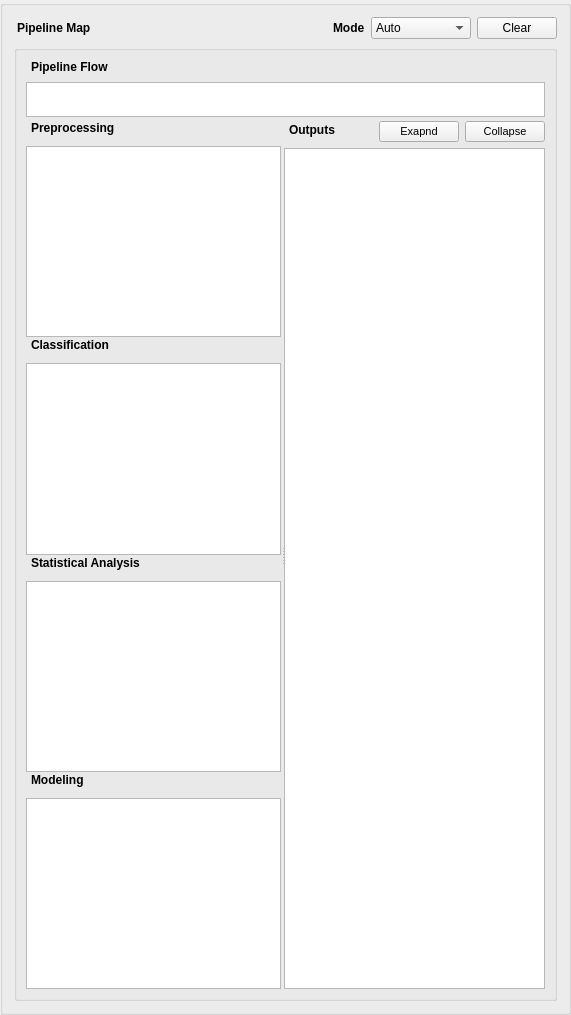
                <widget class="QGroupBox" name="verticalGroupBox_8">
                 <layout class="QVBoxLayout" name="verticalLayout_13">
                  <item>
                   <layout class="QHBoxLayout" name="horizontalLayout_12">
                    <item>
                     <widget class="QLabel" name="label_13">
                      <property name="font">
                       <font>
                        <bold>true</bold>
                       </font>
                      </property>
                      <property name="text">
                       <string>Pipeline Map</string>
                      </property>
                      <property name="indent">
                       <number>3</number>
                      </property>
                     </widget>
                    </item>
                    <item>
                     <spacer name="horizontalSpacer_18">
                      <property name="orientation">
                       <enum>Qt::Horizontal</enum>
                      </property>
                      <property name="sizeHint" stdset="0">
                       <size>
                        <width>40</width>
                        <height>20</height>
                       </size>
                      </property>
                     </spacer>
                    </item>
                    <item>
                     <widget class="QLabel" name="label_16">
                      <property name="font">
                       <font>
                        <bold>true</bold>
                       </font>
                      </property>
                      <property name="text">
                       <string>Mode</string>
                      </property>
                     </widget>
                    </item>
                    <item>
                     <widget class="QComboBox" name="PB_ModulePresets_cbb">
                      <property name="minimumSize">
                       <size>
                        <width>100</width>
                        <height>0</height>
                       </size>
                      </property>
                      <item>
                       <property name="text">
                        <string>Auto</string>
                       </property>
                      </item>
                      <item>
                       <property name="text">
                        <string>Manual</string>
                       </property>
                      </item>
                     </widget>
                    </item>
                    <item>
                     <widget class="QPushButton" name="PB_ModulePresets_btn_clear">
                      <property name="text">
                       <string>Clear</string>
                      </property>
                     </widget>
                    </item>
                   </layout>
                  </item>
                  <item>
                   <widget class="QSplitter" name="splitter_10">
                    <property name="orientation">
                     <enum>Qt::Horizontal</enum>
                    </property>
                    <property name="handleWidth">
                     <number>3</number>
                    </property>
                    <widget class="QSplitter" name="splitter_12">
                     <property name="orientation">
                      <enum>Qt::Vertical</enum>
                     </property>
                     <property name="handleWidth">
                      <number>3</number>
                     </property>
                     <widget class="QGroupBox" name="groupBox_4">
                      <layout class="QVBoxLayout" name="verticalLayout_24">
                       <item>
                        <layout class="QVBoxLayout" name="verticalLayout_14">
                         <item>
                          <layout class="QVBoxLayout" name="verticalLayout_18">
                           <item>
                            <widget class="QLabel" name="label_21">
                             <property name="font">
                              <font>
                               <bold>true</bold>
                              </font>
                             </property>
                             <property name="text">
                              <string>Pipeline Flow</string>
                             </property>
                             <property name="indent">
                              <number>5</number>
                             </property>
                            </widget>
                           </item>
                           <item>
                            <widget class="QListWidget" name="PB_pipeline_flow_list">
                             <property name="sizePolicy">
                              <sizepolicy hsizetype="Minimum" vsizetype="Preferred">
                               <horstretch>0</horstretch>
                               <verstretch>0</verstretch>
                              </sizepolicy>
                             </property>
                             <property name="minimumSize">
                              <size>
                               <width>0</width>
                               <height>35</height>
                              </size>
                             </property>
                             <property name="maximumSize">
                              <size>
                               <width>16777215</width>
                               <height>30</height>
                              </size>
                             </property>
                             <property name="font">
                              <font>
                               <pointsize>9</pointsize>
                               <bold>false</bold>
                              </font>
                             </property>
                             <property name="frameShape">
                              <enum>QFrame::StyledPanel</enum>
                             </property>
                             <property name="verticalScrollBarPolicy">
                              <enum>Qt::ScrollBarAsNeeded</enum>
                             </property>
                             <property name="horizontalScrollBarPolicy">
                              <enum>Qt::ScrollBarAlwaysOff</enum>
                             </property>
                             <property name="sizeAdjustPolicy">
                              <enum>QAbstractScrollArea::AdjustToContents</enum>
                             </property>
                             <property name="editTriggers">
                              <set>QAbstractItemView::NoEditTriggers</set>
                             </property>
                             <property name="tabKeyNavigation">
                              <bool>true</bool>
                             </property>
                             <property name="showDropIndicator" stdset="0">
                              <bool>false</bool>
                             </property>
                             <property name="dragEnabled">
                              <bool>false</bool>
                             </property>
                             <property name="defaultDropAction">
                              <enum>Qt::IgnoreAction</enum>
                             </property>
                             <property name="alternatingRowColors">
                              <bool>false</bool>
                             </property>
                             <property name="movement">
                              <enum>QListView::Static</enum>
                             </property>
                             <property name="flow">
                              <enum>QListView::LeftToRight</enum>
                             </property>
                             <property name="isWrapping" stdset="0">
                              <bool>false</bool>
                             </property>
                             <property name="layoutMode">
                              <enum>QListView::SinglePass</enum>
                             </property>
                             <property name="viewMode">
                              <enum>QListView::ListMode</enum>
                             </property>
                             <property name="batchSize">
                              <number>5</number>
                             </property>
                            </widget>
                           </item>
                          </layout>
                         </item>
                         <item>
                          <widget class="QSplitter" name="splitter_13">
                           <property name="orientation">
                            <enum>Qt::Horizontal</enum>
                           </property>
                           <property name="handleWidth">
                            <number>3</number>
                           </property>
                           <widget class="QSplitter" name="splitter_14">
                            <property name="orientation">
                             <enum>Qt::Vertical</enum>
                            </property>
                            <property name="handleWidth">
                             <number>1</number>
                            </property>
                            <widget class="QWidget" name="verticalLayoutWidget_22">
                             <layout class="QVBoxLayout" name="verticalLayout_25">
                              <item>
                               <widget class="QLabel" name="label_29">
                                <property name="font">
                                 <font>
                                  <bold>true</bold>
                                 </font>
                                </property>
                                <property name="text">
                                 <string>Preprocessing</string>
                                </property>
                                <property name="alignment">
                                 <set>Qt::AlignBottom|Qt::AlignLeading|Qt::AlignLeft</set>
                                </property>
                                <property name="indent">
                                 <number>5</number>
                                </property>
                               </widget>
                              </item>
                              <item>
                               <widget class="QListWidget" name="PB_prep_pipeline_list">
                                <property name="editTriggers">
                                 <set>QAbstractItemView::NoEditTriggers</set>
                                </property>
                                <property name="showDropIndicator" stdset="0">
                                 <bool>false</bool>
                                </property>
                                <property name="dragEnabled">
                                 <bool>false</bool>
                                </property>
                                <property name="dragDropMode">
                                 <enum>QAbstractItemView::NoDragDrop</enum>
                                </property>
                               </widget>
                              </item>
                             </layout>
                            </widget>
                            <widget class="QWidget" name="verticalLayoutWidget_23">
                             <layout class="QVBoxLayout" name="verticalLayout_26">
                              <item>
                               <widget class="QLabel" name="label_31">
                                <property name="font">
                                 <font>
                                  <bold>true</bold>
                                 </font>
                                </property>
                                <property name="text">
                                 <string>Classification</string>
                                </property>
                                <property name="alignment">
                                 <set>Qt::AlignBottom|Qt::AlignLeading|Qt::AlignLeft</set>
                                </property>
                                <property name="indent">
                                 <number>5</number>
                                </property>
                               </widget>
                              </item>
                              <item>
                               <widget class="QListWidget" name="PB_class_pipeline_list">
                                <property name="editTriggers">
                                 <set>QAbstractItemView::NoEditTriggers</set>
                                </property>
                                <property name="showDropIndicator" stdset="0">
                                 <bool>false</bool>
                                </property>
                               </widget>
                              </item>
                             </layout>
                            </widget>
                            <widget class="QWidget" name="layoutWidget_5">
                             <layout class="QVBoxLayout" name="verticalLayout_29">
                              <item>
                               <widget class="QLabel" name="label_32">
                                <property name="font">
                                 <font>
                                  <bold>true</bold>
                                 </font>
                                </property>
                                <property name="text">
                                 <string>Statistical Analysis</string>
                                </property>
                                <property name="alignment">
                                 <set>Qt::AlignBottom|Qt::AlignLeading|Qt::AlignLeft</set>
                                </property>
                                <property name="indent">
                                 <number>5</number>
                                </property>
                               </widget>
                              </item>
                              <item>
                               <widget class="QListWidget" name="PB_SA_pipeline_list">
                                <property name="editTriggers">
                                 <set>QAbstractItemView::NoEditTriggers</set>
                                </property>
                                <property name="showDropIndicator" stdset="0">
                                 <bool>false</bool>
                                </property>
                               </widget>
                              </item>
                             </layout>
                            </widget>
                            <widget class="QWidget" name="layoutWidget_6">
                             <layout class="QVBoxLayout" name="verticalLayout_30">
                              <item>
                               <widget class="QLabel" name="label_35">
                                <property name="font">
                                 <font>
                                  <bold>true</bold>
                                 </font>
                                </property>
                                <property name="text">
                                 <string>Modeling</string>
                                </property>
                                <property name="alignment">
                                 <set>Qt::AlignBottom|Qt::AlignLeading|Qt::AlignLeft</set>
                                </property>
                                <property name="indent">
                                 <number>5</number>
                                </property>
                               </widget>
                              </item>
                              <item>
                               <widget class="QListWidget" name="PB_model_pipeline_list">
                                <property name="editTriggers">
                                 <set>QAbstractItemView::NoEditTriggers</set>
                                </property>
                                <property name="showDropIndicator" stdset="0">
                                 <bool>false</bool>
                                </property>
                               </widget>
                              </item>
                             </layout>
                            </widget>
                           </widget>
                           <widget class="QSplitter" name="splitter_15">
                            <property name="orientation">
                             <enum>Qt::Vertical</enum>
                            </property>
                            <property name="handleWidth">
                             <number>3</number>
                            </property>
                            <widget class="QWidget" name="layoutWidget_7">
                             <layout class="QVBoxLayout" name="verticalLayout_31">
                              <item>
                               <layout class="QHBoxLayout" name="horizontalLayout_2">
                                <item>
                                 <widget class="QLabel" name="label_34">
                                  <property name="font">
                                   <font>
                                    <bold>true</bold>
                                   </font>
                                  </property>
                                  <property name="text">
                                   <string>Outputs</string>
                                  </property>
                                  <property name="alignment">
                                   <set>Qt::AlignBottom|Qt::AlignLeading|Qt::AlignLeft</set>
                                  </property>
                                  <property name="indent">
                                   <number>5</number>
                                  </property>
                                 </widget>
                                </item>
                                <item>
                                 <spacer name="horizontalSpacer_5">
                                  <property name="orientation">
                                   <enum>Qt::Horizontal</enum>
                                  </property>
                                  <property name="sizeHint" stdset="0">
                                   <size>
                                    <width>40</width>
                                    <height>20</height>
                                   </size>
                                  </property>
                                 </spacer>
                                </item>
                                <item>
                                 <widget class="QPushButton" name="PB_outputs_expandall">
                                  <property name="font">
                                   <font>
                                    <pointsize>8</pointsize>
                                   </font>
                                  </property>
                                  <property name="text">
                                   <string>Exapnd</string>
                                  </property>
                                 </widget>
                                </item>
                                <item>
                                 <widget class="QPushButton" name="PB_outputs_collapseALL">
                                  <property name="font">
                                   <font>
                                    <pointsize>8</pointsize>
                                   </font>
                                  </property>
                                  <property name="text">
                                   <string>Collapse</string>
                                  </property>
                                 </widget>
                                </item>
                               </layout>
                              </item>
                              <item>
                               <widget class="QTreeWidget" name="PB_outputs_tree">
                                <property name="editTriggers">
                                 <set>QAbstractItemView::NoEditTriggers</set>
                                </property>
                                <property name="animated">
                                 <bool>true</bool>
                                </property>
                                <property name="headerHidden">
                                 <bool>true</bool>
                                </property>
                                <column>
                                 <property name="text">
                                  <string>Pipeline Outputs</string>
                                 </property>
                                </column>
                               </widget>
                              </item>
                             </layout>
                            </widget>
                           </widget>
                          </widget>
                         </item>
                        </layout>
                       </item>
                      </layout>
                     </widget>
                    </widget>
                   </widget>
                  </item>
                 </layout>
                </widget>
